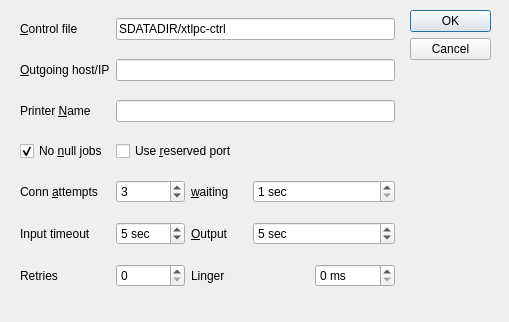
<?xml version="1.0" encoding="UTF-8"?>
<ui version="4.0">
 <class>lpdparams</class>
 <widget class="QDialog" name="lpdparams">
  <property name="geometry">
   <rect>
    <x>0</x>
    <y>0</y>
    <width>509</width>
    <height>322</height>
   </rect>
  </property>
  <property name="windowTitle">
   <string>LPD specific parameters</string>
  </property>
  <property name="toolTip">
   <string/>
  </property>
  <widget class="QDialogButtonBox" name="buttonBox">
   <property name="geometry">
    <rect>
     <x>410</x>
     <y>10</y>
     <width>81</width>
     <height>241</height>
    </rect>
   </property>
   <property name="orientation">
    <enum>Qt::Vertical</enum>
   </property>
   <property name="standardButtons">
    <set>QDialogButtonBox::Cancel|QDialogButtonBox::Ok</set>
   </property>
  </widget>
  <widget class="QWidget" name="layoutWidget">
   <property name="geometry">
    <rect>
     <x>20</x>
     <y>10</y>
     <width>375</width>
     <height>290</height>
    </rect>
   </property>
   <layout class="QGridLayout" name="gridLayout">
    <property name="verticalSpacing">
     <number>11</number>
    </property>
    <item row="0" column="0">
     <widget class="QLabel" name="label_2">
      <property name="text">
       <string>&amp;Control file</string>
      </property>
      <property name="buddy">
       <cstring>ctrlfile</cstring>
      </property>
     </widget>
    </item>
    <item row="0" column="1" colspan="4">
     <widget class="QLineEdit" name="ctrlfile">
      <property name="toolTip">
       <string>This is the location of the control file</string>
      </property>
      <property name="text">
       <string>SDATADIR/xtlpc-ctrl</string>
      </property>
     </widget>
    </item>
    <item row="1" column="0">
     <widget class="QLabel" name="label_3">
      <property name="text">
       <string>&amp;Outgoing host/IP</string>
      </property>
      <property name="buddy">
       <cstring>outhost</cstring>
      </property>
     </widget>
    </item>
    <item row="1" column="1" colspan="4">
     <widget class="QLineEdit" name="outhost">
      <property name="toolTip">
       <string>Some network setups may require the sending host to use a specific IP address or host name</string>
      </property>
     </widget>
    </item>
    <item row="2" column="0">
     <widget class="QLabel" name="label_4">
      <property name="text">
       <string>Printer &amp;Name</string>
      </property>
      <property name="buddy">
       <cstring>outptrname</cstring>
      </property>
     </widget>
    </item>
    <item row="2" column="1" colspan="4">
     <widget class="QLineEdit" name="outptrname">
      <property name="toolTip">
       <string>This is the name of the printer which the LPD protocol expects (spooler printer name may not work)</string>
      </property>
     </widget>
    </item>
    <item row="3" column="0">
     <widget class="QCheckBox" name="nonull">
      <property name="toolTip">
       <string>Don't send any empty jobs</string>
      </property>
      <property name="text">
       <string>No &amp;null jobs</string>
      </property>
      <property name="checked">
       <bool>true</bool>
      </property>
     </widget>
    </item>
    <item row="3" column="1" colspan="4">
     <widget class="QCheckBox" name="resvport">
      <property name="toolTip">
       <string>Use a reserved port</string>
      </property>
      <property name="text">
       <string>Use &amp;reserved port</string>
      </property>
     </widget>
    </item>
    <item row="4" column="0">
     <widget class="QLabel" name="label_5">
      <property name="text">
       <string>Conn &amp;attempts</string>
      </property>
      <property name="buddy">
       <cstring>loops</cstring>
      </property>
     </widget>
    </item>
    <item row="4" column="1">
     <widget class="QSpinBox" name="loops">
      <property name="toolTip">
       <string>Number of attempts to be made to connect</string>
      </property>
      <property name="minimum">
       <number>1</number>
      </property>
      <property name="value">
       <number>3</number>
      </property>
     </widget>
    </item>
    <item row="4" column="2">
     <widget class="QLabel" name="label_6">
      <property name="text">
       <string>&amp;waiting</string>
      </property>
      <property name="buddy">
       <cstring>loopwait</cstring>
      </property>
     </widget>
    </item>
    <item row="4" column="3" colspan="2">
     <widget class="QSpinBox" name="loopwait">
      <property name="toolTip">
       <string>Wait time in between connection attempts</string>
      </property>
      <property name="suffix">
       <string> sec</string>
      </property>
      <property name="minimum">
       <number>1</number>
      </property>
      <property name="maximum">
       <number>300</number>
      </property>
     </widget>
    </item>
    <item row="5" column="0">
     <widget class="QLabel" name="label_8">
      <property name="text">
       <string>Input timeout</string>
      </property>
      <property name="buddy">
       <cstring>itimeout</cstring>
      </property>
     </widget>
    </item>
    <item row="5" column="1">
     <widget class="QSpinBox" name="itimeout">
      <property name="toolTip">
       <string>Timeout waiting for input to complete</string>
      </property>
      <property name="suffix">
       <string> sec</string>
      </property>
      <property name="minimum">
       <number>1</number>
      </property>
      <property name="maximum">
       <number>300</number>
      </property>
      <property name="value">
       <number>5</number>
      </property>
     </widget>
    </item>
    <item row="5" column="2">
     <widget class="QLabel" name="label_9">
      <property name="text">
       <string>&amp;Output</string>
      </property>
      <property name="buddy">
       <cstring>otimeout</cstring>
      </property>
     </widget>
    </item>
    <item row="5" column="3" colspan="2">
     <widget class="QSpinBox" name="otimeout">
      <property name="toolTip">
       <string>Timeout wait for output to complete</string>
      </property>
      <property name="suffix">
       <string> sec</string>
      </property>
      <property name="minimum">
       <number>1</number>
      </property>
      <property name="maximum">
       <number>300</number>
      </property>
      <property name="value">
       <number>5</number>
      </property>
     </widget>
    </item>
    <item row="6" column="0">
     <widget class="QLabel" name="label_10">
      <property name="text">
       <string>Retries</string>
      </property>
      <property name="buddy">
       <cstring>retries</cstring>
      </property>
     </widget>
    </item>
    <item row="6" column="1">
     <widget class="QSpinBox" name="retries">
      <property name="toolTip">
       <string>Number of times to retry if timeout encountered</string>
      </property>
     </widget>
    </item>
    <item row="6" column="2" colspan="2">
     <widget class="QLabel" name="label_11">
      <property name="text">
       <string>Linger</string>
      </property>
      <property name="buddy">
       <cstring>linger</cstring>
      </property>
     </widget>
    </item>
    <item row="6" column="4">
     <widget class="QSpinBox" name="linger">
      <property name="toolTip">
       <string>Linger time</string>
      </property>
      <property name="suffix">
       <string> ms</string>
      </property>
      <property name="maximum">
       <number>99999</number>
      </property>
      <property name="singleStep">
       <number>1000</number>
      </property>
     </widget>
    </item>
   </layout>
  </widget>
 </widget>
 <tabstops>
  <tabstop>ctrlfile</tabstop>
  <tabstop>outhost</tabstop>
  <tabstop>outptrname</tabstop>
  <tabstop>nonull</tabstop>
  <tabstop>resvport</tabstop>
  <tabstop>loops</tabstop>
  <tabstop>loopwait</tabstop>
  <tabstop>itimeout</tabstop>
  <tabstop>otimeout</tabstop>
  <tabstop>retries</tabstop>
  <tabstop>linger</tabstop>
  <tabstop>buttonBox</tabstop>
 </tabstops>
 <resources/>
 <connections>
  <connection>
   <sender>buttonBox</sender>
   <signal>accepted()</signal>
   <receiver>lpdparams</receiver>
   <slot>accept()</slot>
   <hints>
    <hint type="sourcelabel">
     <x>248</x>
     <y>254</y>
    </hint>
    <hint type="destinationlabel">
     <x>157</x>
     <y>274</y>
    </hint>
   </hints>
  </connection>
  <connection>
   <sender>buttonBox</sender>
   <signal>rejected()</signal>
   <receiver>lpdparams</receiver>
   <slot>reject()</slot>
   <hints>
    <hint type="sourcelabel">
     <x>316</x>
     <y>260</y>
    </hint>
    <hint type="destinationlabel">
     <x>286</x>
     <y>274</y>
    </hint>
   </hints>
  </connection>
 </connections>
</ui>
